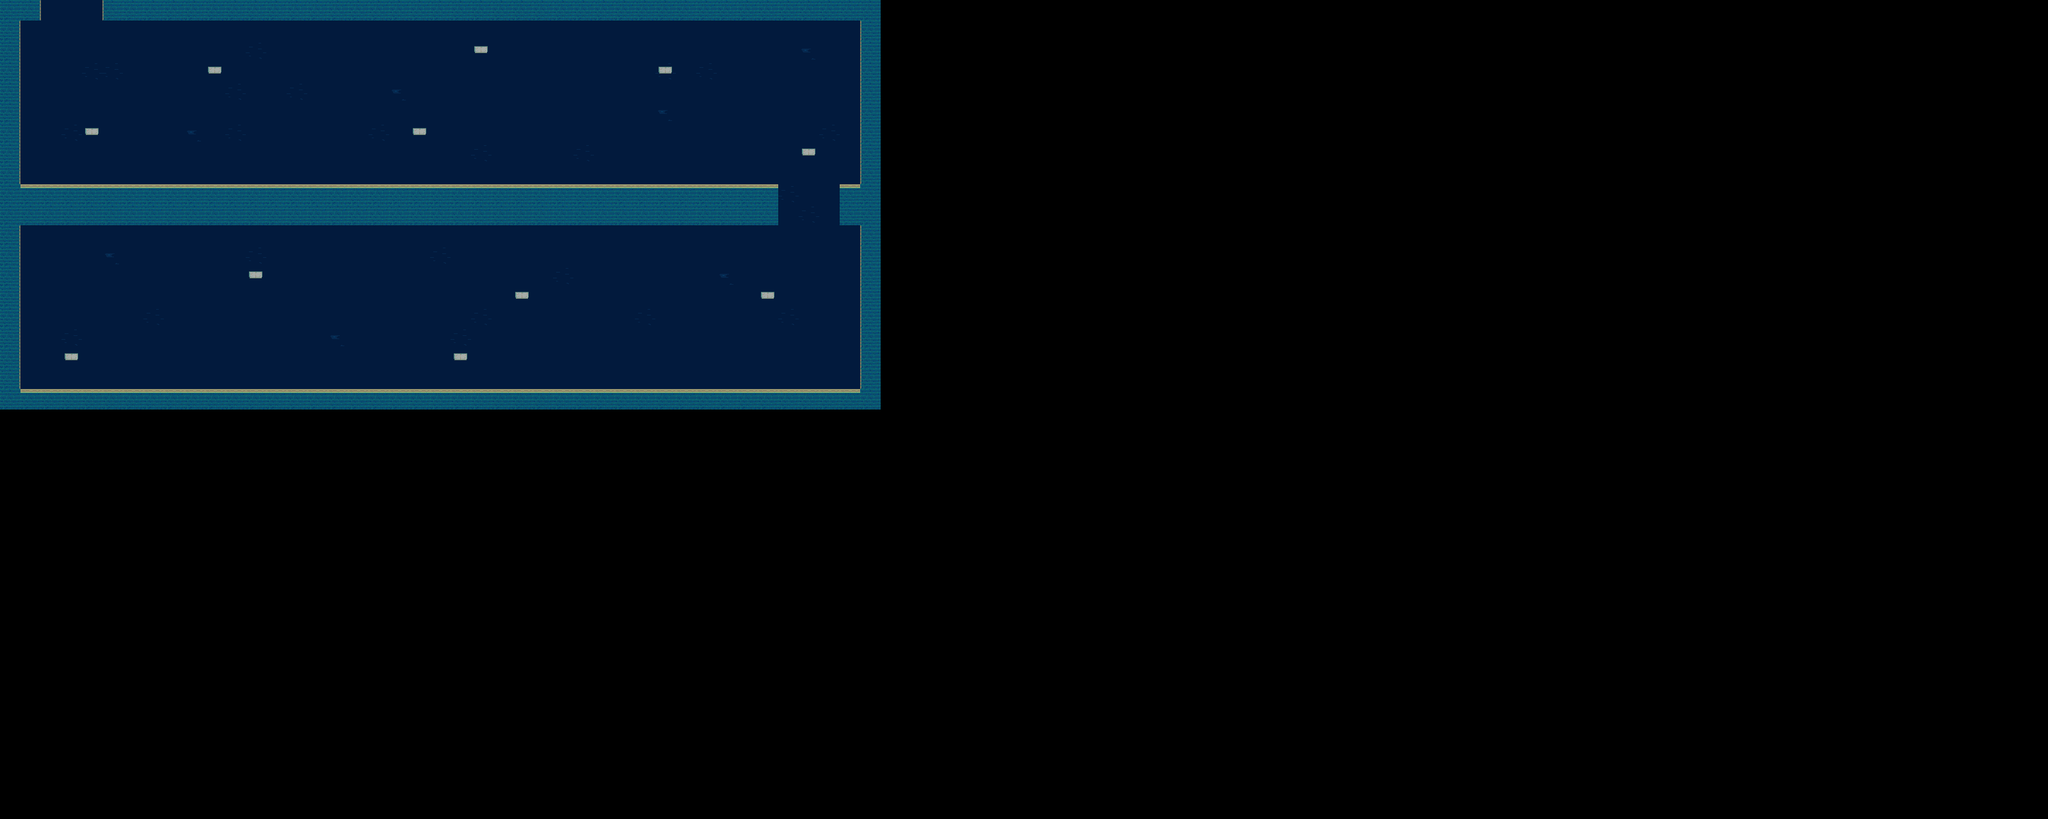

The image is a tile-based game level rendered from a .tmx file. Its description and source (layers, tilesets, objects; grid data summarised) follow:
An orthogonal 100x40 tile map with 32x32 px tiles, 3 tile layers (Background, Collide, Windows).

<map version="1.0" orientation="orthogonal" width="100" height="40" tilewidth="32" tileheight="32">
 <tileset firstgid="1" name="main" tilewidth="32" tileheight="32">
  <image source="../tiles/main/main.png" width="512" height="256" />
 </tileset>
 <layer name="Background" width="100" height="40">
  <data>[4000 cells, 665 non-empty, 3 distinct tile ids]</data>
 </layer>
 <layer name="Collide" width="100" height="40">
  <data>[4000 cells, 195 non-empty, 4 distinct tile ids]</data>
 </layer>
 <layer name="Windows" width="100" height="40">
  <data>[4000 cells, 11 non-empty, 1 distinct tile ids]</data>
 </layer>
</map>
